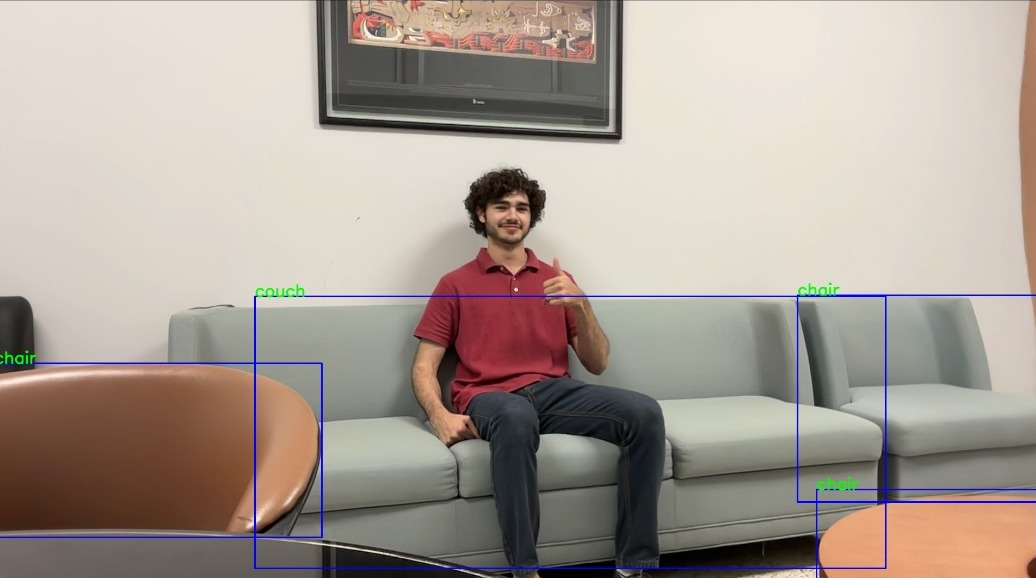
#> input picture ws/src/vision/scripts/Utils/images/Couch.jpeg, 1036 x 578 px
$ python -i shirt_color.py   (imports and definitions only)
#> lines starting #> are read from the running program, lines starting #| are printed output that depends on the picture; after the words box and inside, x2 and y2 are one past the last pixel; in counts of white or black regions, pixels touching at a corner belong together
#> further down, picture is the input picture: shape (578, 1036, 3); mean B, G, R 149, 158, 169.8
import cv2
import numpy as np
import math
from scipy.spatial import KDTree
import webcolors
from webcolors import hex_to_rgb
import pandas as pd

COLORS = [
    {"blue": ["aqua", "navy", "teal", "darkblue", "blue", "darkcyan", "darkslateblue", "deepskyblue", "dodgerblue", "lightblue", "lightskyblue", "royalblue"],
     "green": ["green", "lime", "navy", "olive"],
     "gray": ["silver", "slategray", "gray", "darkslategray", "darkgray"],
     "white": ["aliceblue", "azure", "cornsilk", "ghostwhite", "ivory"]
     }
]

# [73 lines left out: functions classifyColor_rgb, classifyColor_hsv, classifyColor_web, not called in this run]

def get_biggest_contour(img):
    R,G,B = cv2.split(img)
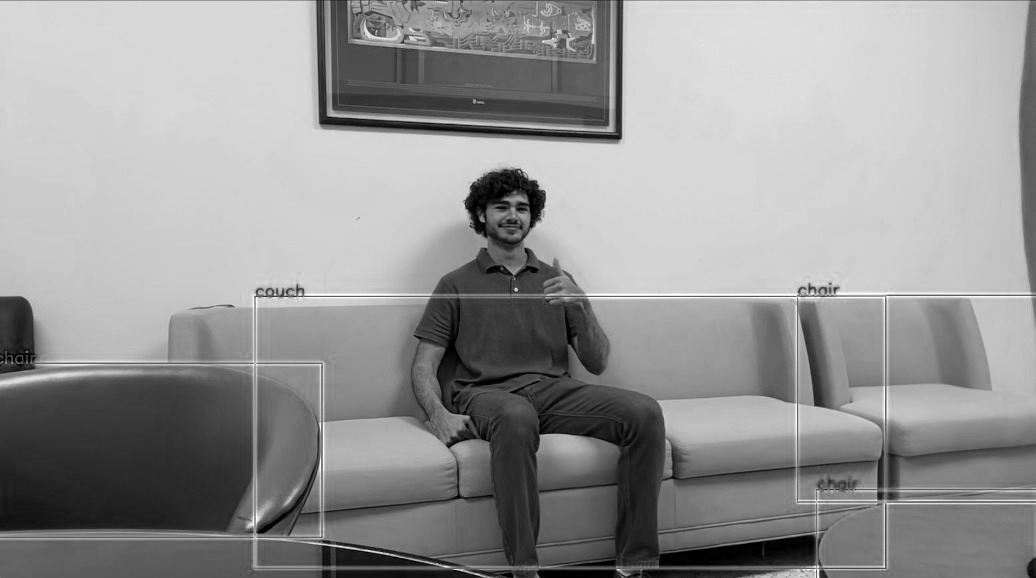
#> R: shape (578, 1036); min 0, max 255, mean 149
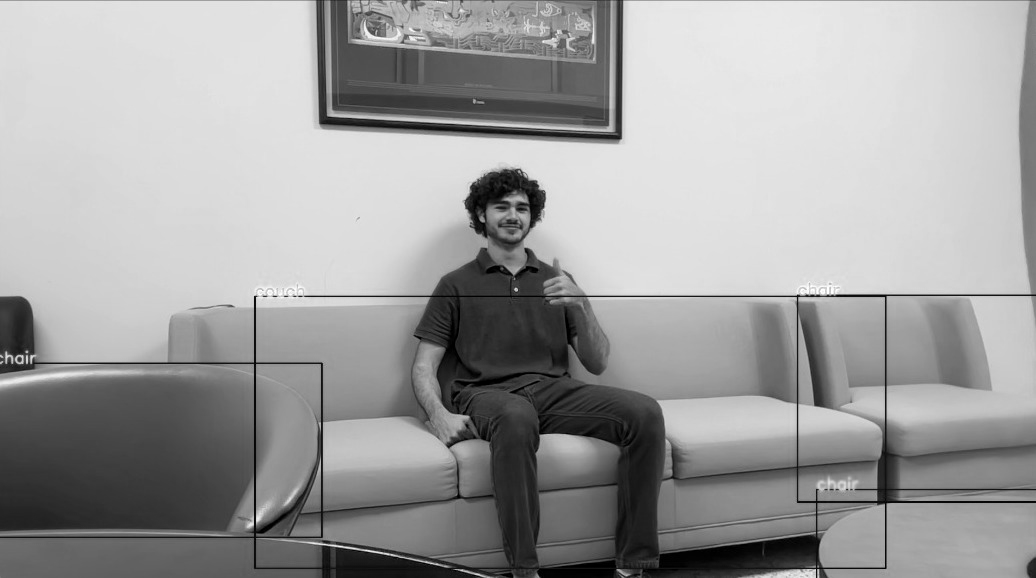
#> G: shape (578, 1036); min 0, max 255, mean 158
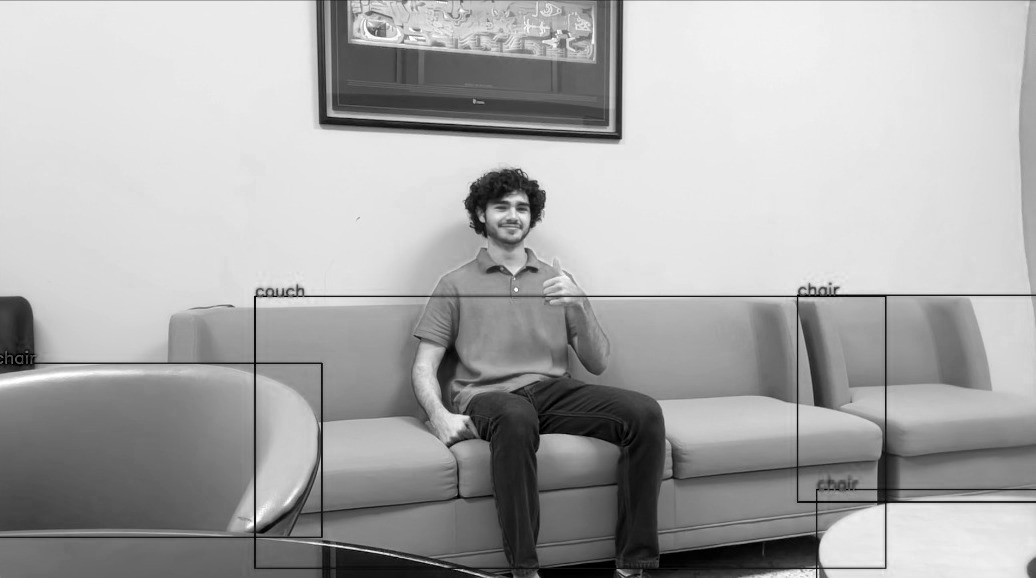
#> B: shape (578, 1036); min 0, max 255, mean 169.8

    # Do some denosiong on the red chnnale (The red channel gave better result than the gray because it is has more contrast
    Rfilter = cv2.bilateralFilter(R,25,25,10)

    # Threshold image
    ret, Ithres = cv2.threshold(Rfilter,0,255,cv2.THRESH_BINARY_INV+cv2.THRESH_OTSU)
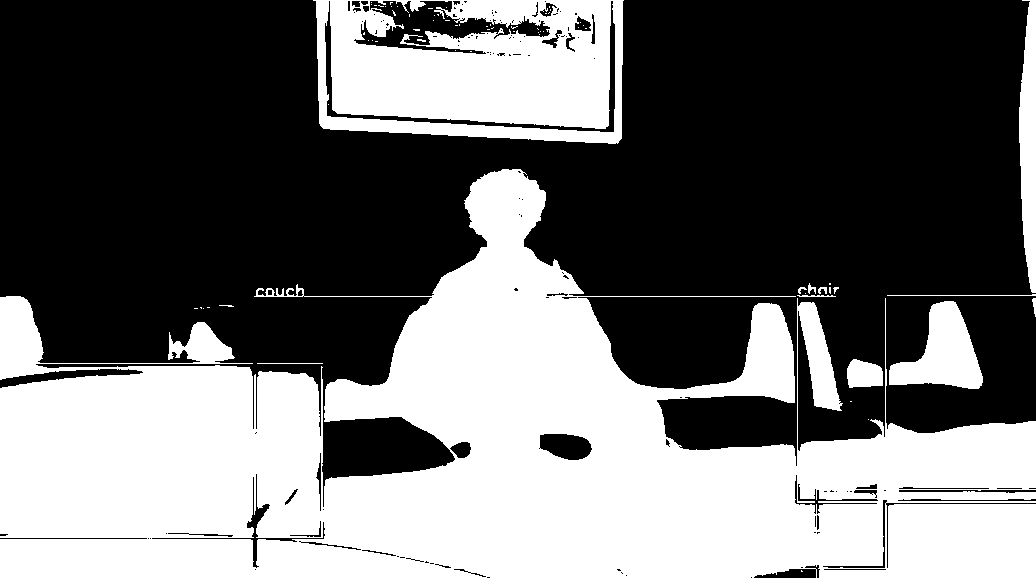
#> Ithres: shape (578, 1036); 43.2% white; 70 white regions (57 under 20 px)
#> ret = 141

    # Find the largest contour and extract it
    contours, contours2 = cv2.findContours(Ithres,cv2.RETR_EXTERNAL,cv2.CHAIN_APPROX_NONE )
#> contours = 24 contours, 15 with area under 20; largest, box (x1, y1, x2, y2) and area: (0, 169, 1036, 578) 214182, (313, 0, 624, 144) 41174, (889, 301, 983, 389) 4394, (1019, 0, 1036, 293) 3458, (847, 359, 883, 388) 794; contours2 = 24 rows, first 6: [1, -1, -1, -1], [2, 0, -1, -1], [3, 1, -1, -1], [4, 2, -1, -1], [5, 3, -1, -1], [6, 4, -1, -1]

    maxContour = 0
    for contour in contours:
        contourSize = cv2.contourArea(contour)
        if contourSize > maxContour:
            maxContour = contourSize
            maxContourData = contour
#> this loop made 24 passes
#> (contourSize, maxContour, maxContourData) on pass 1: (0.5, 0.5, [[801, 570], [801, 571], [802, 571]])
#> (contourSize, maxContour) on passes 5, 11, 22: (794, 794), (4393.5, 4393.5), (214182, 214182)
#> after the loop, maxContour = 214182; maxContourData = contour of 8180 points, box (x1, y1, x2, y2) (0, 169, 1036, 578), area 214182

    # Create a mask from the largest contour
    mask = np.zeros_like(Ithres)
    cv2.fillPoly(mask,[maxContourData],1)
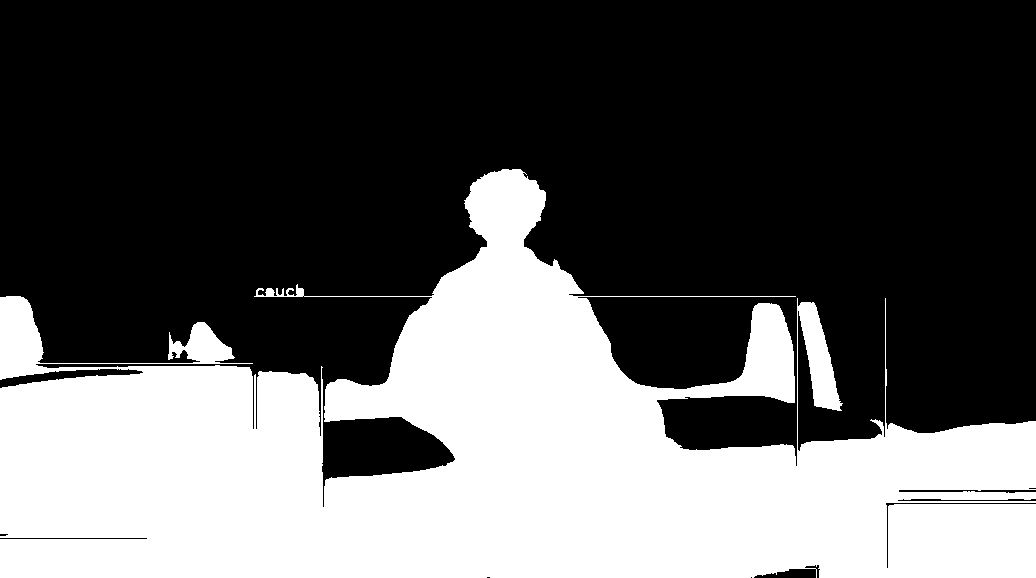
#> mask: shape (578, 1036); values 0 (black) and 1 (white), 36.5% white; 1 white region, box (x1, y1, x2, y2) and area: (0, 169, 1036, 578) 218273

    # Use mask to crop data from original image
    finalImage = np.zeros_like(img)
    finalImage[:,:,0] = np.multiply(R,mask)
    finalImage[:,:,1] = np.multiply(G,mask)
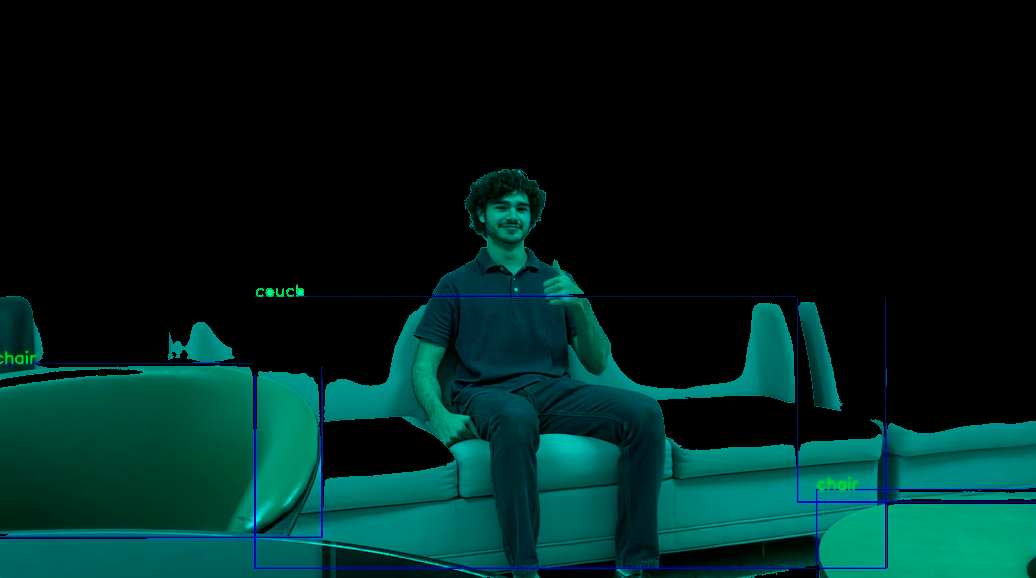
#> finalImage: shape (578, 1036, 3); mean of channels 0, 1, 2 30.4, 33.4, 0; drawn as B, G, R
    finalImage[:,:,2] = np.multiply(B,mask)
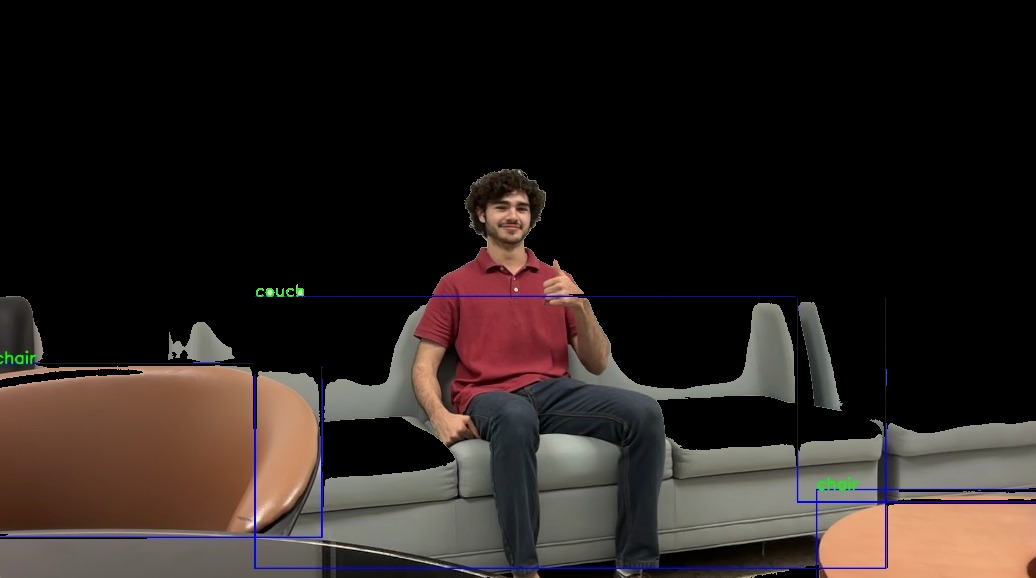
#> finalImage: shape (578, 1036, 3); mean of channels 0, 1, 2 30.4, 33.4, 41.1; drawn as B, G, R

    return finalImage

# [41 lines left out: function get_shirt_color, not called in this run]


# image = cv2.imread('three.jpg')
# shirt_color = get_shirt_color(image)

>>> import cv2
>>> picture = cv2.imread('images/Couch.jpeg')
>>> result = get_biggest_contour(picture)
